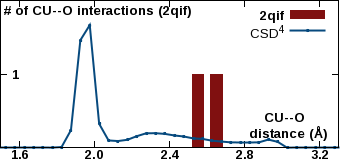

This figure's gnuplot source:
set encoding iso_8859_1
set terminal pngcairo transparent enhanced size 340, 160 font "Arial Bold,10"
set output "/var/www/html/csgid/app/webroot/neighborhood_temp/2qif/CU--O.png"
set lmargin at screen 0.00
set bmargin at screen 0.08
set rmargin at screen 0.995
set tmargin at screen 1.00
set xrange [1.5:3.3]
set format x "%3.1f"
set xtics 1.6,0.4,3.2
set xtics offset 0,graph 0.065
set yrange [0:12259.2]
unset ytics
set y2range [0:2]
set y2tics 1,1,1
set y2tics offset -49,graph 0.00
set y2tics mirror
set view 80,45
set key top right
set boxwidth 0.06
set style fill solid 1.0
set xlabel "CU--O \n distance (\305)" offset 17,4.4
set y2label "# of CU--O interactions (2qif)" offset -40,4 rotate by 0
plot "-" using ($1+0.05):2 with boxes lc rgb "#801010" axis x1y2 title "2qif", \
     "/var/www/html/csgid/app/webroot/neighborhood_temp/csd_metal_distances/CU--O.csv" using ($1+0.025):2 with linespoints linewidth 2 pointtype 7 pointsize 0.2 lc rgb "#074a7e" title "CSD^{4}" axis x1y1
2.5	1
2.6	1
e
